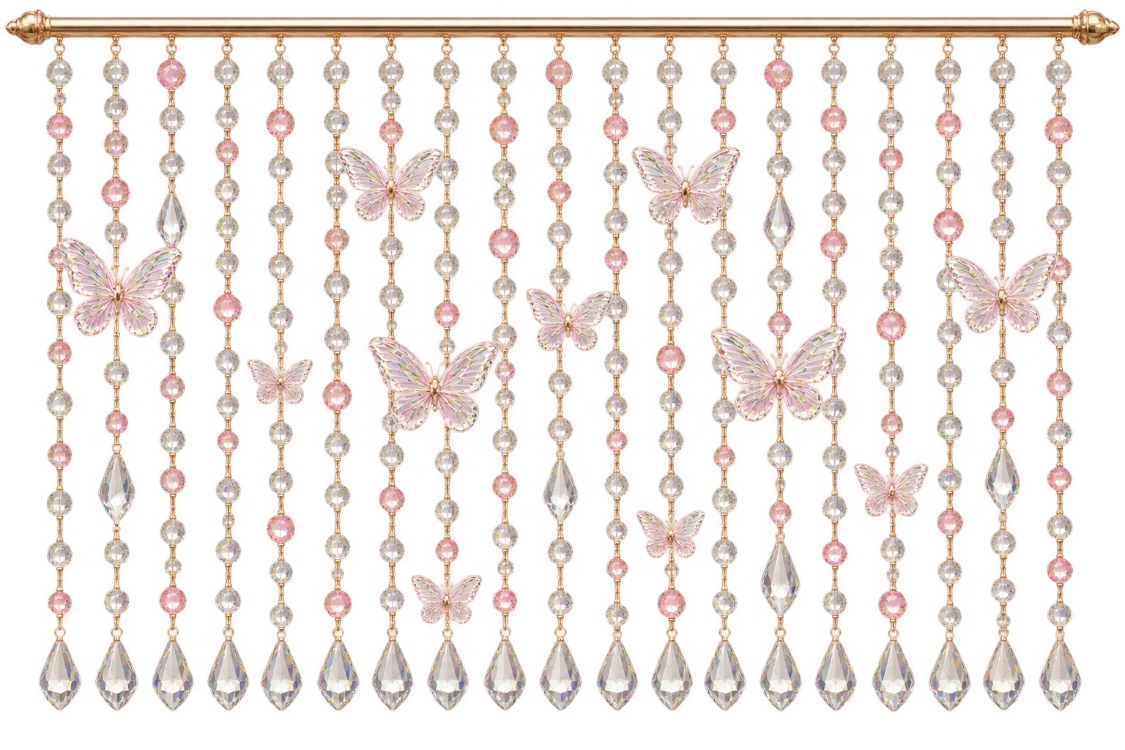
#> input picture assets-src/botanical/ref-crystal-curtain.webp, 1125 x 750 px
$ python build_crystals.py
#> lines starting #> are read from the running program, lines starting #| are printed output that depends on the picture; after the words box and inside, x2 and y2 are one past the last pixel; in counts of white or black regions, pixels touching at a corner belong together
"""Cuts the crystal curtain's pieces from assets-src/botanical/ref-crystal-curtain.webp:

    python3 tools/build_crystals.py      # writes public/assets/img/crystal-atlas.webp + .json

The curtain itself is drawn by the page (src/sections/crystal-curtain.ts): every strand is built
from these real crystals, each at (or under) its own photographed size, so they stay sharp at any
screen size and the curtain can reach the foot of the section. Gold wire, spacers, the rod and the
sparkle of light are drawn live.

  clear-*, pink-*, small     round faceted beads
  diamond                    a long faceted drop, one or two per strand
  teardrop                   the pendant at the foot of each strand
  butterfly                  the iridescent butterfly resting on a strand
  finial                     the rose-gold end of the rod
  rod                        one column of the rod (stretched along it)

Each piece is lifted 2x with Lanczos on premultiplied colour (no dark fringes), sharpened, and
given a faint shadow so it stands off the sky behind it.
"""
import json
import os

import cv2
import numpy as np
from PIL import Image

ROOT = os.path.dirname(os.path.dirname(os.path.abspath(__file__)))
SRC = os.path.join(ROOT, "assets-src", "botanical", "ref-crystal-curtain.webp")
OUT = os.path.join(ROOT, "public", "assets", "img")
DEBUG = os.environ.get("CRYSTAL_DEBUG")
UP = 2

# (strand x, top row, bottom row) of a clean example of each bead, found along the strands
BEADS = {
    "clear-a": (503, 60, 85),
    "clear-b": (503, 162, 185),
    "clear-c": (227, 60, 85),
    "small": (503, 562, 575),
    "pink-a": (503, 116, 144),
    "pink-b": (227, 142, 163),
    "pink-c": (503, 475, 499),
    "diamond": (780, 200, 249),
    "teardrop": (503, 644, 708),
}
# the butterfly resting on the strand at x = 390, traced round its wings (photo px)
BUTTERFLY = [
    (387, 177), (382, 163), (367, 153), (350, 148), (339, 149), (341, 160), (350, 173), (361, 185),
    (357, 192), (355, 202), (359, 213), (370, 220), (382, 220), (389, 210), (392, 200), (395, 209),
    (400, 218), (412, 221), (422, 215), (426, 205), (424, 193), (415, 186), (428, 180), (438, 167),
    (443, 153), (438, 149), (427, 151), (410, 156), (398, 167), (394, 177),
]
BUTTERFLY_BODY = (390.5, 188)
FINIAL = (2, 6, 48, 46)            # the left end of the rod
ROD = (300, 9, 301, 43)           # one column of the rod


def premul_resize(rgba, scale):
    a = rgba[..., 3:4].astype(np.float32) / 255
    pm = np.concatenate([rgba[..., :3].astype(np.float32) * a, a * 255], axis=2)
    h, w = rgba.shape[:2]
    big = np.stack([np.array(Image.fromarray(np.clip(pm[..., c], 0, 255).astype(np.uint8)).resize((w * scale, h * scale), Image.LANCZOS)).astype(np.float32) for c in range(4)], axis=2)
    al = big[..., 3:4] / 255
    rgb = np.where(al > 1e-3, big[..., :3] / np.maximum(al, 1e-3), 0)
    # a gentle unsharp mask on colour only
    blur = cv2.GaussianBlur(rgb, (0, 0), 1.1)
    rgb = np.clip(rgb + 0.55 * (rgb - blur), 0, 255)
    return np.concatenate([rgb, big[..., 3:4]], axis=2)


def with_shadow(rgba, dx=1.5, dy=2.5, blur=2.2, strength=0.22, pad=6):
    h, w = rgba.shape[:2]
    out = np.zeros((h + 2 * pad, w + 2 * pad, 4), np.float32)
    sh = np.zeros((h + 2 * pad, w + 2 * pad), np.float32)
    sh[pad:pad + h, pad:pad + w] = rgba[..., 3] / 255
    M = np.float32([[1, 0, dx], [0, 1, dy]])
    sh = cv2.warpAffine(sh, M, (w + 2 * pad, h + 2 * pad))
    sh = cv2.GaussianBlur(sh, (0, 0), blur) * strength
    a = np.zeros_like(sh)
    a[pad:pad + h, pad:pad + w] = rgba[..., 3] / 255
    rgb = np.zeros((h + 2 * pad, w + 2 * pad, 3), np.float32)
    rgb[pad:pad + h, pad:pad + w] = rgba[..., :3]
    shadow_rgb = np.array([60, 52, 40], np.float32)
    out_a = a + sh * (1 - a)
    out_rgb = (rgb * a[..., None] + shadow_rgb * (sh * (1 - a))[..., None]) / np.maximum(out_a[..., None], 1e-4)
    out[..., :3] = out_rgb
    out[..., 3] = out_a * 255
    return out, pad


def bead(img, sx, y0, y1):
    """One bead: the band round its strand, trimmed to the bead's own rows and outline."""
    band = img[y0 - 1:y1 + 1, sx - 24:sx + 25].copy()
    al = band[..., 3]
    m = (al > 40).astype(np.uint8)
    n, lab, stats, _ = cv2.connectedComponentsWithStats(m)
    if n > 1:
        big = 1 + int(np.argmax(stats[1:, cv2.CC_STAT_AREA]))
        keep = cv2.dilate((lab == big).astype(np.uint8), np.ones((3, 3), np.uint8)).astype(bool)
        band[~keep, 3] = 0
    ys, xs = np.where(band[..., 3] > 8)
    x0, x1 = xs.min(), xs.max() + 1
    cut = band[ys.min():ys.max() + 1, x0:x1]
    # the strand runs down column 24 of the band
    return cut, float(24 - x0)


def main():
    img = np.array(Image.open(SRC).convert("RGBA"))
#> img is the input picture: shape (750, 1125, 4); mean R, G, B, A 192.4, 176.1, 168.9, 74
    pieces = {}
    for name, (sx, y0, y1) in BEADS.items():
        cut, cx = bead(img, sx, y0, y1)
        pieces[name] = (cut, cx, 0.0)
#> this loop made 9 passes
#> (n in bead, stats in bead, x0 in bead, x1 in bead, cx) on passes 1, 2, 3, 5, 6, 7, 8, 9: (2, [[0, 0, 49, 27, 718], [11, 0, 27, 27, 605]], 11, 39, 13), (2, [[0, 0, 49, 25, 715], [13, 0, 25, 25, 510]], 12, 38, 12), (2, [[0, 0, 49, 27, 740], [10, 0, 27, 27, 583]], 10, 38, 14), (2, [[0, 0, 49, 30, 737], [10, 0, 30, 30, 733]], 9, 41, 15), (2, [[0, 0, 49, 23, 666], [12, 0, 24, 23, 461]], 11, 37, 13), (2, [[0, 0, 49, 26, 726], [13, 0, 26, 26, 548]], 12, 39, 12), (2, [[0, 0, 49, 51, 1254], [6, 0, 34, 51, 1245]], 6, 40, 18), (2, [[0, 0, 49, 66, 1256], [4, 0, 44, 66, 1978]], 3, 48, 21)
#> (n in bead, x0 in bead, x1 in bead, cx) on pass 4: (3, 17, 36, 7)
#> pass 1, in bead, `band = img[y0 - 1:y1 + 1, sx - 24:sx + 25].copy()`:
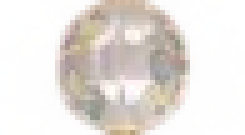
#> band: shape (27, 49, 4) (shown 5 times larger); mean R, G, B, A 220.3, 204.6, 198.4, 108; transparent parts drawn white
#> pass 1, in bead, `m = (al > 40).astype(np.uint8)`:
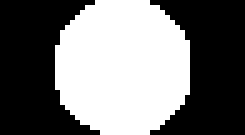
#> m: shape (27, 49) (shown 5 times larger); values 0 (black) and 1 (white), 45.7% white; 1 white region, box (x1, y1, x2, y2) and area: (11, 0, 38, 27) 605
#> after the loop, pieces = 9 items

    # the butterfly: inside its traced outline only
    m = np.zeros(img.shape[:2], np.uint8)
    cv2.fillPoly(m, [np.array(BUTTERFLY, np.int32)], 1)
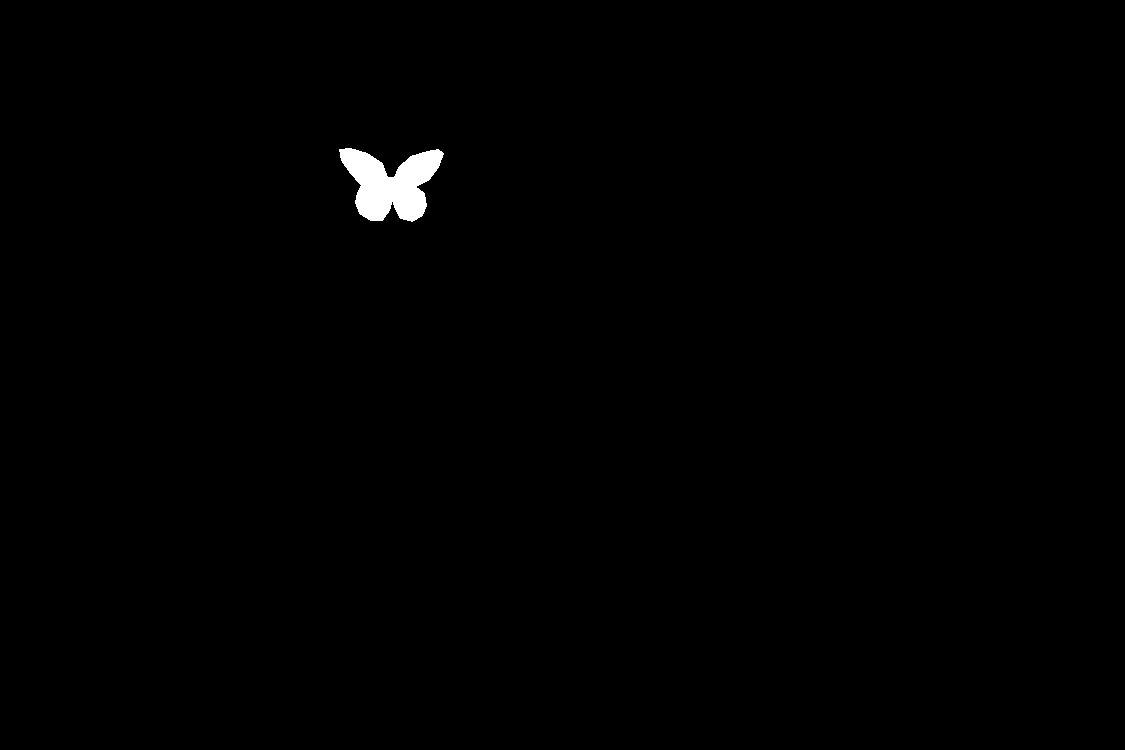
#> m: shape (750, 1125); values 0 (black) and 1 (white), 0.55% white; 1 white region, box (x1, y1, x2, y2) and area: (339, 148, 444, 222) 4618
    # the tracing runs just inside the wings' glowing rims: take them in too
    m = cv2.dilate(m, cv2.getStructuringElement(cv2.MORPH_ELLIPSE, (7, 7)))
    m = cv2.GaussianBlur(m.astype(np.float32), (0, 0), 0.9)
    bf = img.copy().astype(np.float32)
    bf[..., 3] *= m
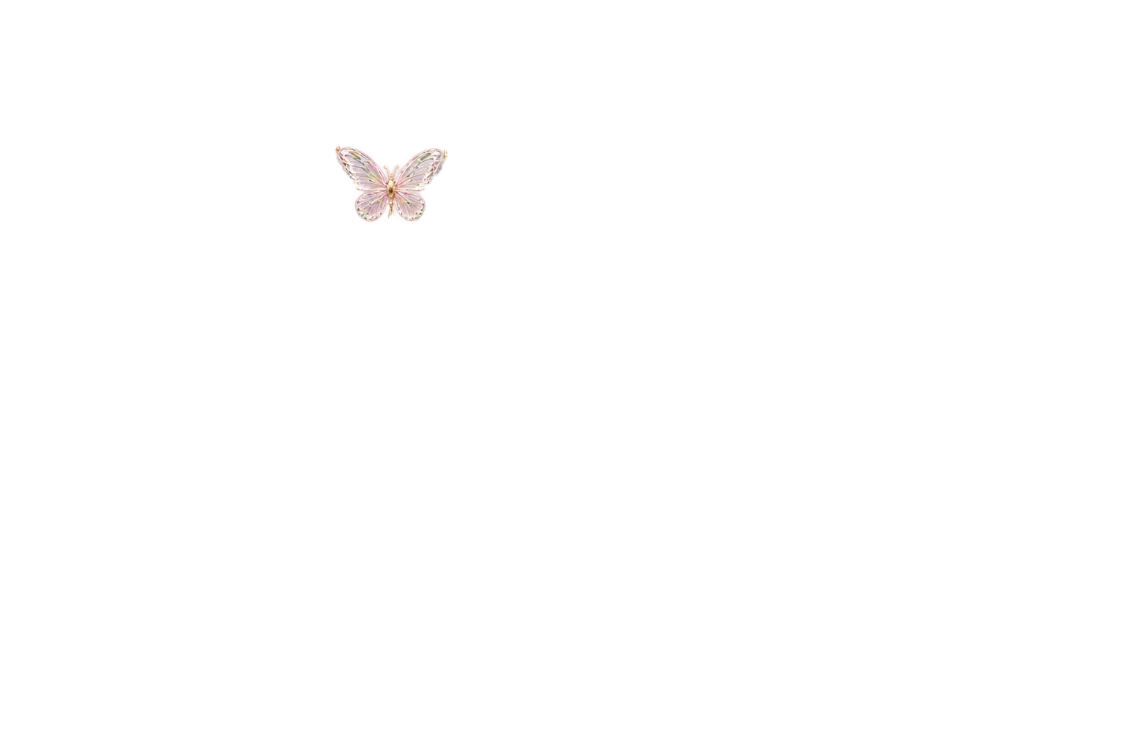
#> bf: shape (750, 1125, 4) float32; mean R, G, B, A 192.7, 176.4, 169.2, 1.4; transparent parts drawn white
    xs = [p[0] for p in BUTTERFLY]; ys = [p[1] for p in BUTTERFLY]
    bx0, bx1, by0, by1 = min(xs) - 6, max(xs) + 7, min(ys) - 6, max(ys) + 7
    pieces["butterfly"] = (bf[by0:by1, bx0:bx1].astype(np.uint8), BUTTERFLY_BODY[0] - bx0, BUTTERFLY_BODY[1] - by0)

    x0, y0, x1, y1 = FINIAL
    pieces["finial"] = (img[y0:y1, x0:x1], 0.0, (y1 - y0) / 2)
    x0, y0, x1, y1 = ROD
    pieces["rod"] = (np.repeat(img[y0:y1, x0:x1], 4, axis=1), 0.0, (y1 - y0) / 2)

    # lift, shadow and pack
    packed = {}
    for name, (cut, ax, ay) in pieces.items():
        big = premul_resize(cut.astype(np.uint8), UP)
        pad = 0
        if name not in ("rod",):
            big, pad = with_shadow(big, pad=6)
        packed[name] = (big, ax * UP + pad, ay * UP + pad, pad)
#> this loop made 12 passes
#> (name, ax, ay, pad) on passes 1 to 12: ('clear-a', 13, 0, 6), ('clear-b', 12, 0, 6), ('clear-c', 14, 0, 6), ('small', 7, 0, 6), ('pink-a', 15, 0, 6), ('pink-b', 13, 0, 6), ('pink-c', 12, 0, 6), ('diamond', 18, 0, 6), ('teardrop', 21, 0, 6), ('butterfly', 57.5, 46, 6), ('finial', 0, 20, 6), ('rod', 0, 17, 0)
#> pass 1, in premul_resize, `pm = np.concatenate([rgba[..., :3].astype(np.float32) * a, a * 255], a..`:
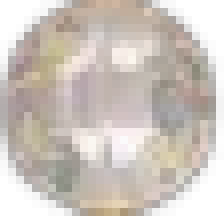
#> pm: shape (27, 28, 4) float32 (shown 8 times larger); mean of channels 0, 1, 2, 3 147.1, 138.1, 130.5, 187.9; transparent parts drawn white
#> pass 1, in premul_resize, `al = big[..., 3:4] / 255`:
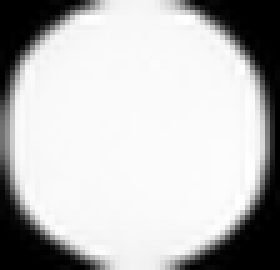
#> al: shape (54, 56, 1) float32 (shown 5 times larger); min 0, max 1, mean 0.737
#> after the loop, packed = 12 items
    W = sum(p[0].shape[1] + 4 for p in packed.values())
#> W = 1044
    H = max(p[0].shape[0] for p in packed.values())
#> H = 184
    atlas = np.zeros((H, W, 4), np.float32)
    meta, x = {"scale": UP, "sprites": {}}, 0
    for name, (big, ax, ay, pad) in packed.items():
        h, w = big.shape[:2]
        atlas[:h, x:x + w] = big
        # (x, y, w, h) in the atlas; (ax, ay) the strand's line through it; pad of shadow margin
        meta["sprites"][name] = {"x": x, "y": 0, "w": w, "h": h, "ax": round(ax, 1), "ay": round(ay, 1), "pad": pad}
        x += w + 4
#> this loop made 12 passes
#> (name, ax, ay, pad, h, w, x) on passes 1 to 12: ('clear-a', 32, 6, 6, 66, 68, 72), ('clear-b', 30, 6, 6, 62, 64, 140), ('clear-c', 34, 6, 6, 66, 68, 212), ('small', 20, 6, 6, 42, 50, 266), ('pink-a', 36, 6, 6, 72, 76, 346), ('pink-b', 32, 6, 6, 58, 64, 414), ('pink-c', 30, 6, 6, 64, 66, 484), ('diamond', 42, 6, 6, 114, 80, 568), ('teardrop', 48, 6, 6, 144, 102, 674), ('butterfly', 121, 98, 6, 184, 246, 924), ('finial', 6, 46, 6, 92, 104, 1032), ('rod', 0, 34, 0, 68, 8, 1044)
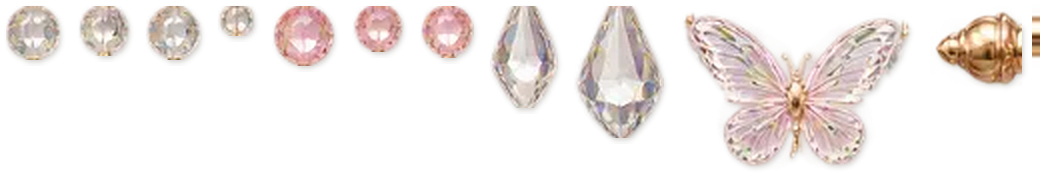
#> atlas: shape (184, 1044, 4) float32; mean of channels 0, 1, 2, 3 67.8, 59.5, 55.2, 65.3; transparent parts drawn white
#> after the loop, meta = 2 items; x = 1044
    Image.fromarray(np.clip(atlas, 0, 255).astype(np.uint8)).save(os.path.join(OUT, "crystal-atlas.webp"), lossless=False, quality=94, method=6)
    with open(os.path.join(OUT, "crystal-atlas.json"), "w") as fh:
        json.dump(meta, fh, indent=1)
    print(f"crystal-atlas.webp: {W}x{H}  {os.path.getsize(os.path.join(OUT, 'crystal-atlas.webp')) // 1024} KB")
#| crystal-atlas.webp: 1044x184  57 KB
    if DEBUG:
        bg = np.zeros((H, W, 3), np.float32) + np.array([120, 165, 215], np.float32)
        a = atlas[..., 3:4] / 255
        Image.fromarray(np.clip(bg * (1 - a) + atlas[..., :3] * a, 0, 255).astype(np.uint8)).save(os.path.join(DEBUG, "atlas.png"))


if __name__ == "__main__":
    main()
